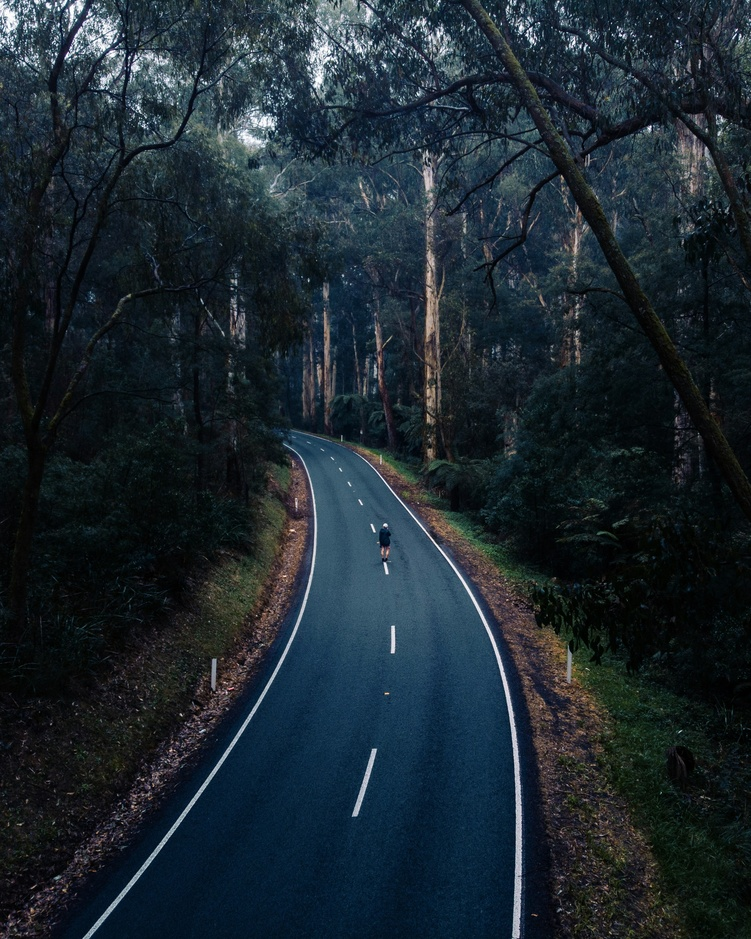
#> input picture PISCINE/Python-1-Array/ex05/a.jpg, 751 x 939 px, shrunk from 2426 x 3032 before the run
$ python tester.py
#> lines starting #> are read from the running program, lines starting #| are printed output that depends on the picture
### PISCINE/Python-1-Array/ex05/load_image.py
import numpy as np
import cv2 as cv


def ft_load(path: str) -> list:
    """Load an image from a file and display its shape.

    Args:
        path (str): Path to the image file.

    Raises:
        ValueError: If the image cannot be loaded.

    Returns:
        list: The loaded image as a NumPy array.
    """
#> called with path = 'a.jpg'

    image = cv.imread(path)
#> image is the input picture: shape (939, 751, 3); mean B, G, R 48.1, 40.3, 28.6

    if image is None:
        raise ValueError("Couldn't load the image")

    print("The shape of image is: ", image.shape)
#| The shape of image is:  (939, 751, 3)

    return np.array(image)

### PISCINE/Python-1-Array/ex05/pimp_image.py
import matplotlib.pyplot as plt
import cv2 as cv
import numpy as np

# [68 lines left out: functions ft_invert, ft_red, ft_green, ft_blue, not called in this run]


def ft_grey(image: list) -> list:
    """Convert pixels to grey.

    Args:
        image (list): Array of an image.

    Returns:
        list: Grey image.
    """
    r = image[:, :, 0] / 3
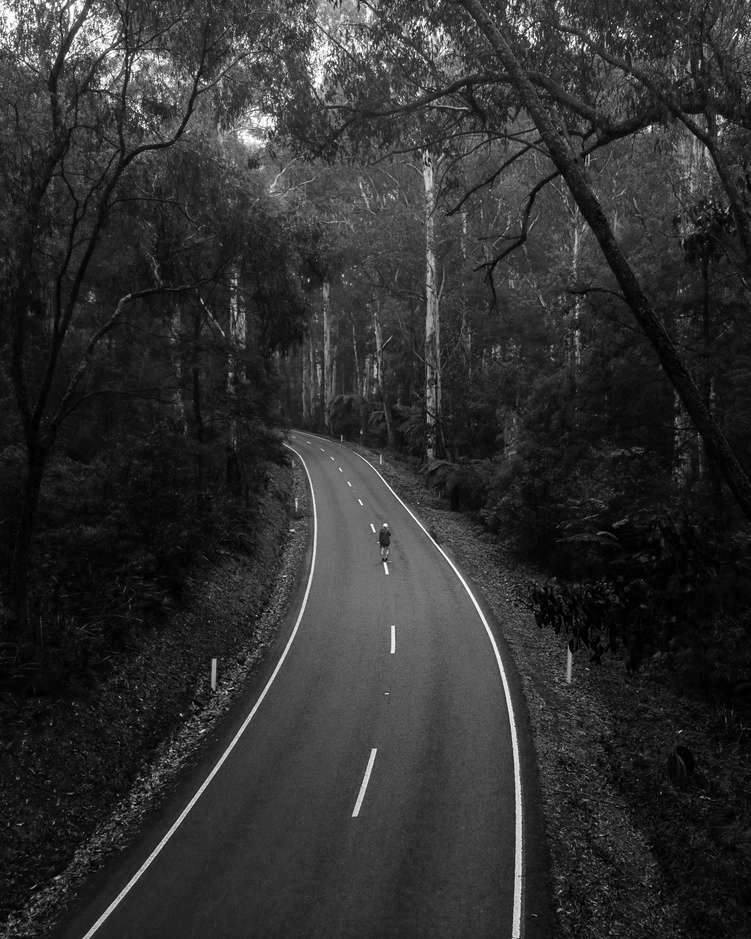
#> r: shape (939, 751) float64; min 0, max 85, mean 16; drawn with min black and max white
    g = image[:, :, 1] / 3
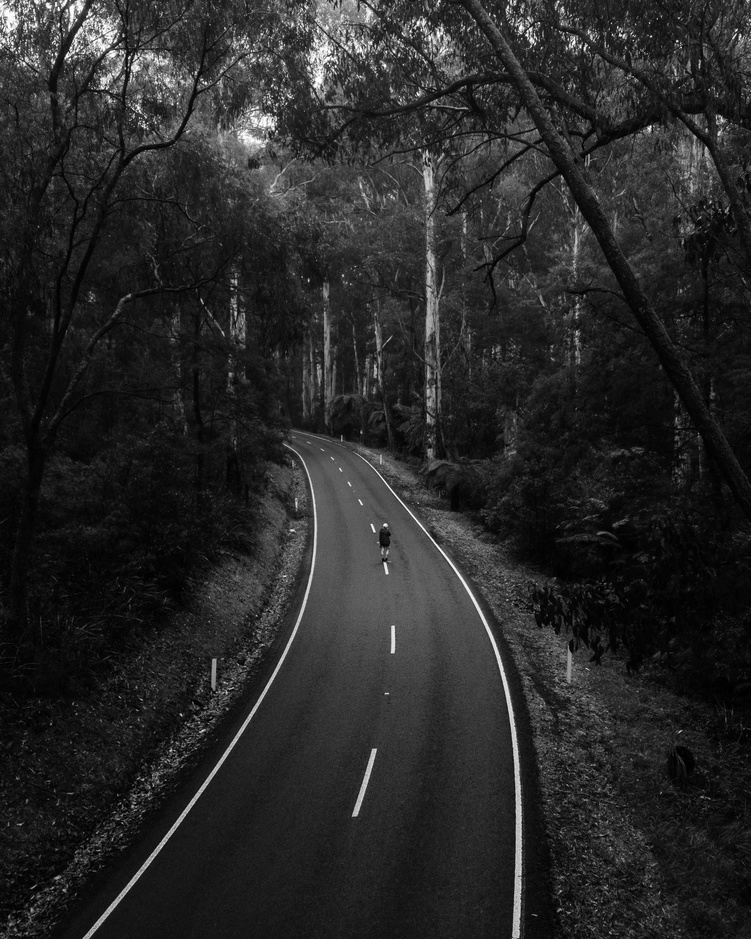
#> g: shape (939, 751) float64; min 0, max 85, mean 13.4; drawn with min black and max white
    b = image[:, :, 2] / 3
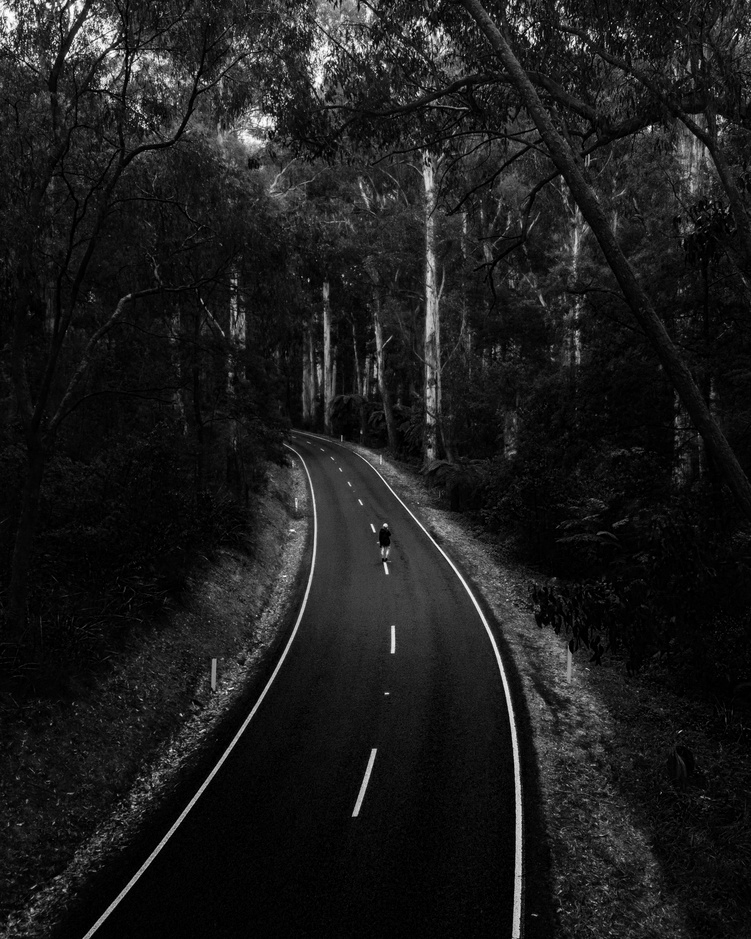
#> b: shape (939, 751) float64; min 0, max 85, mean 9.5; drawn with min black and max white

    value = (r + g + b).astype(int)

    grey = np.stack([value, value, value], axis=2)

    return grey

### PISCINE/Python-1-Array/ex05/tester.py
import matplotlib.pyplot as plt
from load_image import ft_load
from pimp_image import ft_invert
from pimp_image import ft_invert, ft_red, ft_green, ft_blue, ft_grey

array = ft_load("a.jpg")

# [4 lines of commented-out code are left out]
plt.imshow(ft_grey(array))
plt.show()
# print(ft_invert.__doc__)
